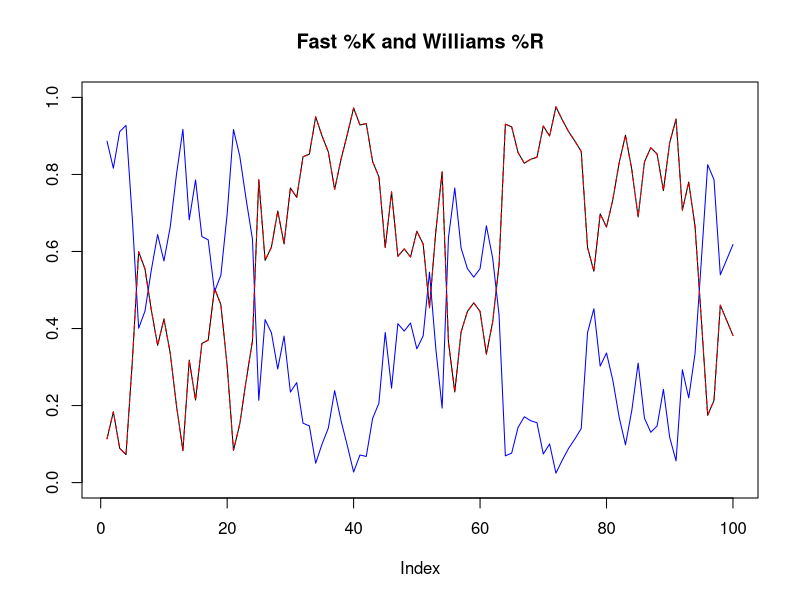

Generate this figure with R:
library(TTR)


### Name: WPR
### Title: William's %R
### Aliases: WPR
### Keywords: ts

### ** Examples


data(ttrc)
stochOsc <- stoch(ttrc[,c("High","Low","Close")])
stochWPR<- WPR(ttrc[,c("High","Low","Close")])

plot(tail(stochOsc[,"fastK"], 100), type="l",
    main="Fast %K and Williams %R", ylab="",
    ylim=range(cbind(stochOsc, stochWPR), na.rm=TRUE) )
lines(tail(stochWPR, 100), col="blue")
lines(tail(1-stochWPR, 100), col="red", lty="dashed")
